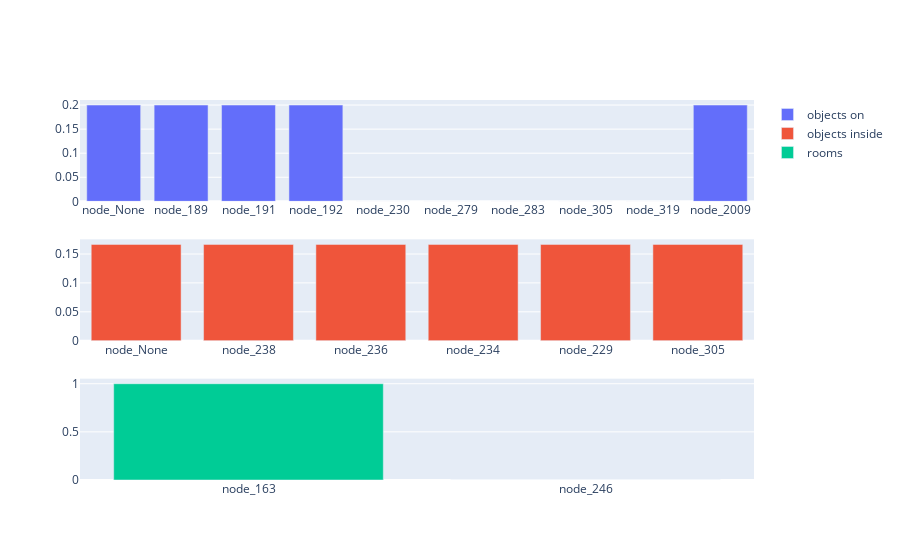
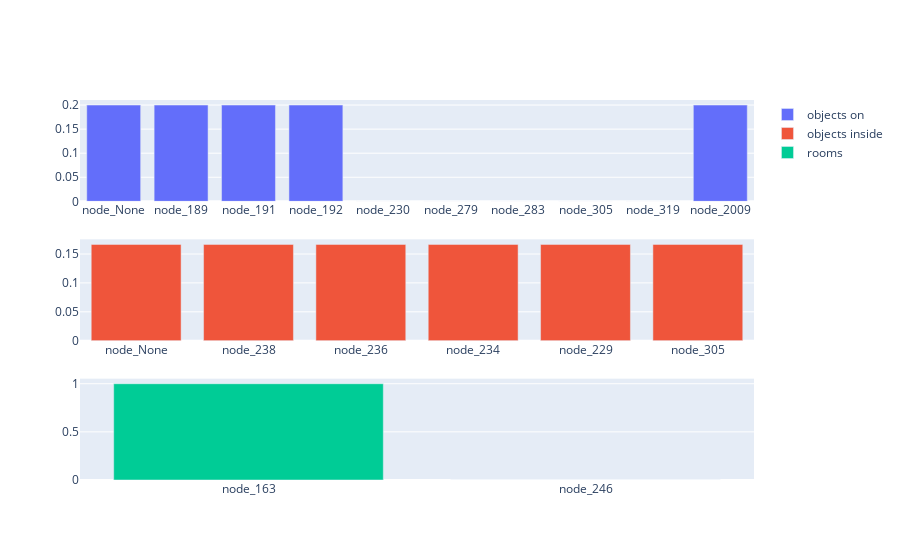
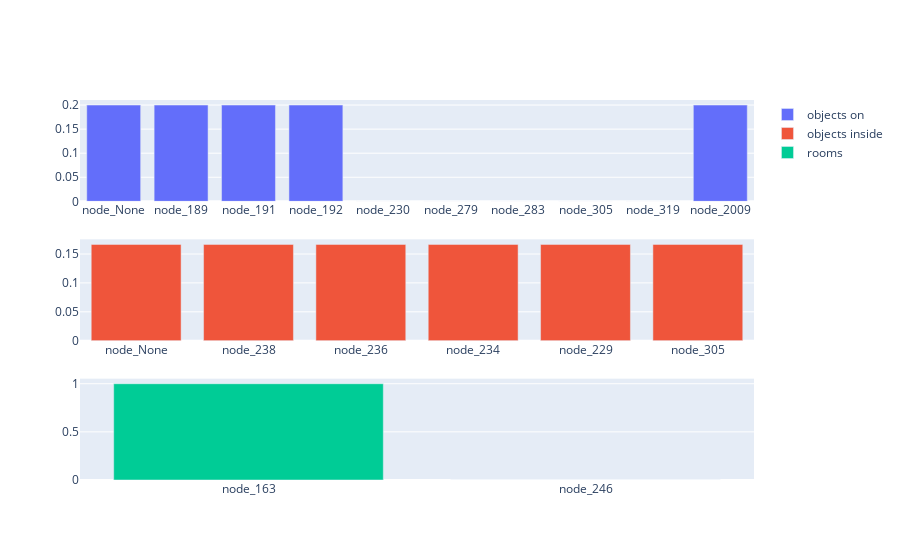
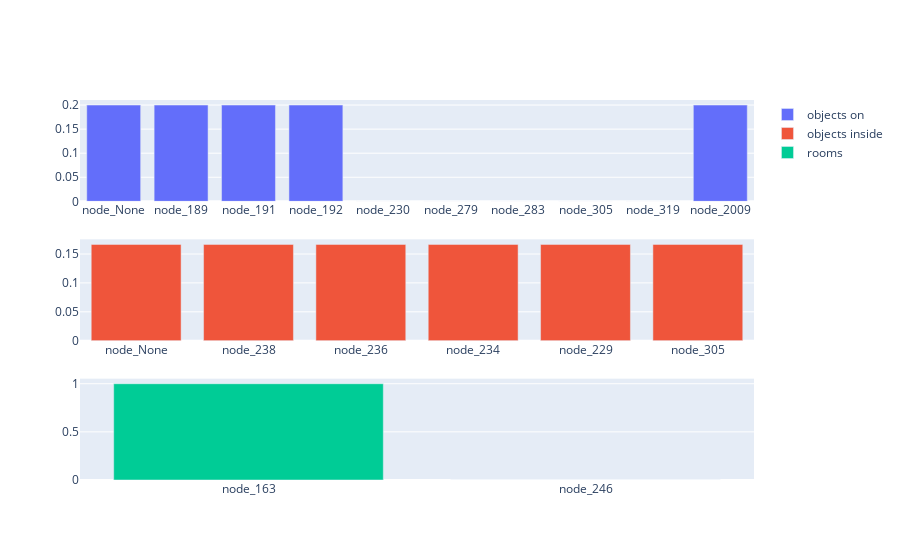

Notebook code cell kept with these figures, in order:
### Code cell
import numpy as np
import random
seed = 8
torch.manual_seed(seed)
torch.cuda.manual_seed(seed)
np.random.seed(seed)
random.seed(seed)


single_agent.env.reset(path_init_env, goal_name)
single_agent.previous_belief_graph = None
obs_graph = single_agent.get_observations()
single_agent.sample_belief(obs_graph)

for i in range(50):
    _, instruction, _, _, _ = single_agent.one_step_rollout(str_goal, False, use_belief=True)
    graph_belief = single_agent.belief_sim.vh_state.to_dict()
    edge_interest = [x for x in graph_belief['edges'] if x['from_id'] == obj_id and x['relation_type'] != 'CLOSE']
    print(instruction, edge_interest)
    plot_belief(single_agent.belief, obj_id)
    
# for i in range(3):
#     time.sleep(0.5)
#     clear_output()

### Figure 1 — Plotly figure (JSON) as saved in the notebook; plotly's stock layout.template omitted (floating-point values rounded to 4 significant figures)
{"data": [{"name": "objects on", "orientation": "v", "type": "bar", "x": ["node_None", "node_189", "node_191", "node_192", "node_230", "node_279", "node_283", "node_305", "node_319", "node_2009"], "xaxis": "x", "y": [0.2, 0.2, 0.2, 0.2, 0, 0, 0, 0, 0, 0.2], "yaxis": "y"}, {"name": "objects inside", "orientation": "v", "type": "bar", "x": ["node_None", "node_238", "node_236", "node_234", "node_229", "node_305"], "xaxis": "x2", "y": [0.1667, 0.1667, 0.1667, 0.1667, 0.1667, 0.1667], "yaxis": "y2"}, {"name": "rooms", "orientation": "v", "type": "bar", "x": ["node_163", "node_246"], "xaxis": "x3", "y": [1, 0], "yaxis": "y3"}], "layout": {"xaxis": {"anchor": "y", "domain": [0, 1]}, "xaxis2": {"anchor": "y2", "domain": [0, 1]}, "xaxis3": {"anchor": "y3", "domain": [0, 1]}, "yaxis": {"anchor": "x", "domain": [0.7333, 1]}, "yaxis2": {"anchor": "x2", "domain": [0.3667, 0.6333]}, "yaxis3": {"anchor": "x3", "domain": [0, 0.2667]}}}

### Figure 2 — Plotly figure (JSON) as saved in the notebook; plotly's stock layout.template omitted (floating-point values rounded to 4 significant figures)
{"data": [{"name": "objects on", "orientation": "v", "type": "bar", "x": ["node_None", "node_189", "node_191", "node_192", "node_230", "node_279", "node_283", "node_305", "node_319", "node_2009"], "xaxis": "x", "y": [0.2, 0.2, 0.2, 0.2, 0, 0, 0, 0, 0, 0.2], "yaxis": "y"}, {"name": "objects inside", "orientation": "v", "type": "bar", "x": ["node_None", "node_238", "node_236", "node_234", "node_229", "node_305"], "xaxis": "x2", "y": [0.1667, 0.1667, 0.1667, 0.1667, 0.1667, 0.1667], "yaxis": "y2"}, {"name": "rooms", "orientation": "v", "type": "bar", "x": ["node_163", "node_246"], "xaxis": "x3", "y": [1, 0], "yaxis": "y3"}], "layout": {"xaxis": {"anchor": "y", "domain": [0, 1]}, "xaxis2": {"anchor": "y2", "domain": [0, 1]}, "xaxis3": {"anchor": "y3", "domain": [0, 1]}, "yaxis": {"anchor": "x", "domain": [0.7333, 1]}, "yaxis2": {"anchor": "x2", "domain": [0.3667, 0.6333]}, "yaxis3": {"anchor": "x3", "domain": [0, 0.2667]}}}

### Figure 3 — Plotly figure (JSON) as saved in the notebook; plotly's stock layout.template omitted (floating-point values rounded to 4 significant figures)
{"data": [{"name": "objects on", "orientation": "v", "type": "bar", "x": ["node_None", "node_189", "node_191", "node_192", "node_230", "node_279", "node_283", "node_305", "node_319", "node_2009"], "xaxis": "x", "y": [0.2, 0.2, 0.2, 0.2, 0, 0, 0, 0, 0, 0.2], "yaxis": "y"}, {"name": "objects inside", "orientation": "v", "type": "bar", "x": ["node_None", "node_238", "node_236", "node_234", "node_229", "node_305"], "xaxis": "x2", "y": [0.1667, 0.1667, 0.1667, 0.1667, 0.1667, 0.1667], "yaxis": "y2"}, {"name": "rooms", "orientation": "v", "type": "bar", "x": ["node_163", "node_246"], "xaxis": "x3", "y": [1, 0], "yaxis": "y3"}], "layout": {"xaxis": {"anchor": "y", "domain": [0, 1]}, "xaxis2": {"anchor": "y2", "domain": [0, 1]}, "xaxis3": {"anchor": "y3", "domain": [0, 1]}, "yaxis": {"anchor": "x", "domain": [0.7333, 1]}, "yaxis2": {"anchor": "x2", "domain": [0.3667, 0.6333]}, "yaxis3": {"anchor": "x3", "domain": [0, 0.2667]}}}

### Figure 4 — Plotly figure (JSON) as saved in the notebook; plotly's stock layout.template omitted (floating-point values rounded to 4 significant figures)
{"data": [{"name": "objects on", "orientation": "v", "type": "bar", "x": ["node_None", "node_189", "node_191", "node_192", "node_230", "node_279", "node_283", "node_305", "node_319", "node_2009"], "xaxis": "x", "y": [0.2, 0.2, 0.2, 0.2, 0, 0, 0, 0, 0, 0.2], "yaxis": "y"}, {"name": "objects inside", "orientation": "v", "type": "bar", "x": ["node_None", "node_238", "node_236", "node_234", "node_229", "node_305"], "xaxis": "x2", "y": [0.1667, 0.1667, 0.1667, 0.1667, 0.1667, 0.1667], "yaxis": "y2"}, {"name": "rooms", "orientation": "v", "type": "bar", "x": ["node_163", "node_246"], "xaxis": "x3", "y": [1, 0], "yaxis": "y3"}], "layout": {"xaxis": {"anchor": "y", "domain": [0, 1]}, "xaxis2": {"anchor": "y2", "domain": [0, 1]}, "xaxis3": {"anchor": "y3", "domain": [0, 1]}, "yaxis": {"anchor": "x", "domain": [0.7333, 1]}, "yaxis2": {"anchor": "x2", "domain": [0.3667, 0.6333]}, "yaxis3": {"anchor": "x3", "domain": [0, 0.2667]}}}
